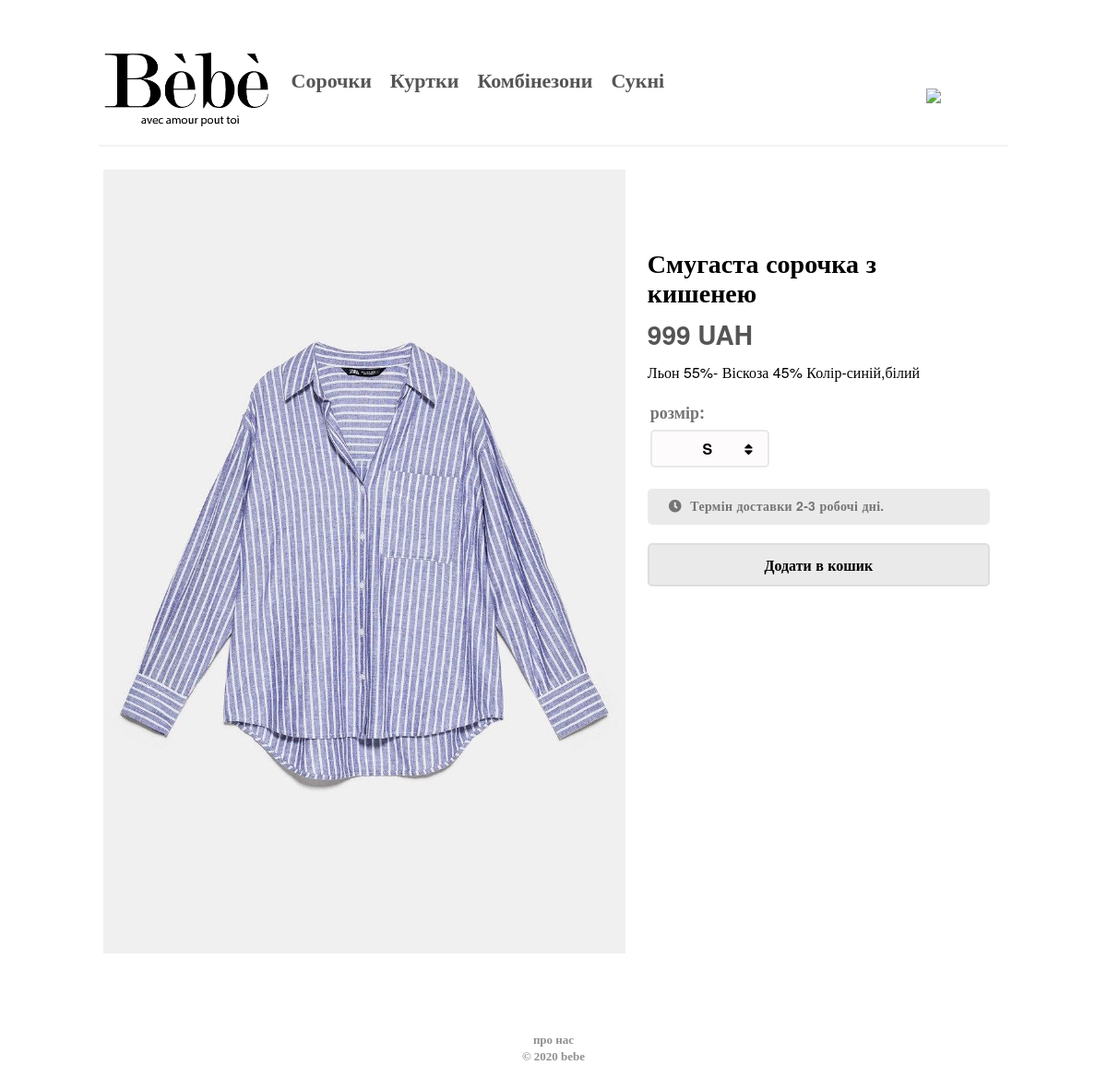
Page /product.php?id=40 on the committed database.
### tables this page shows
CREATE TABLE `products_categories` (
  `id` int(10) UNSIGNED NOT NULL,
  `name` varchar(1024) DEFAULT NULL,
  `url` varchar(1024) DEFAULT NULL,
  `description` varchar(1024) DEFAULT NULL
);

CREATE TABLE `products` (
  `id` int(10) UNSIGNED NOT NULL,
  `rating` int(11) DEFAULT '0',
  `hit_sales` int(11) DEFAULT '0',
  `availability` int(11) DEFAULT NULL,
  `name` varchar(1024) NOT NULL,
  `price` int(11) NOT NULL,
  `img` varchar(1024) NOT NULL,
  `description` text,
  `category` int(11) NOT NULL DEFAULT '0'
);

### product.php (the view, shortened to what this page needs)
<?php
require "elements/db.php";
$id = (int)$_GET['id'];
$select = mysqli_query($connect,"SELECT * FROM products WHERE id = '$id'");
$row = mysqli_fetch_array($select);
?>
<!DOCTYPE html>
<html>
<head>
    <?php require_once "elements/header.php";?>
</head>
<body>
  <?php require "elements/menu.php"; ?>
  <div id="rs_allpage">
    <div id="rs_body">
      <div style="padding-top: 10px;  vertical-align: top;">
        <div style="display: inline-block;" class="product_block_left">
    <main class="main-cont">
      <section>
        <div class="prod-pics-sect">
          <div class="main-prod-cont">
            <img src="<?php echo '/files/'.$row['img'].'';?>" class="current" style="width:100%; padding: 0px; cursor: pointer;">
          </div>
        </div>
      </section>
    </main>
        </div>
        <div style="display: inline-block; vertical-align: top;" class="product_block_right">
          <div style="font-family: 'Helvetica Neue'; display: inline-block;" class="product_block_right-in">
            <div style="font-weight: bold; font-size: 28px; line-height: 32px; vertical-align: middle;"><?php echo $row['name'];?>
          </div>
            <div style="font-weight: bold; font-size: 28px; line-height: 60px; color: #555;"><?php echo $row['price'];?> UAH
          </div>
            <div style="font-weight: ; font-size: 16px; line-height: 22px; padding-top: 0px; width: 300px;">
              <?php echo $row['description'];?>
            </div>
            <table style="margin-top: 20px;">
              <tbody><tr>
                <td>
    <div style="font-weight: bold;font-size: 18px;line-height: 18px;margin-top: 0px;color: #757575;-webkit-font-smoothing: antialiased;">розмір:</div>
           <div class="select-style">
    <select name="size" id="input-size">
      <option value="S">S</option>
    </select><i class="fas fa-sort" style="margin-left: -20px;"></i>
  </div>
  </td>
</tr>
</tbody></table>
 <div style="margin-top:20px; background: #cccccc6b; border-radius: 5px; padding: 0px 20px 10px 20px;">
  <table style="width: 100%; padding-top: 8px;">
    <tbody><tr>
      <td>
        <div style="-webkit-font-smoothing: antialiased; letter-spacing: 0.3px; font-size: 14px;line-height: 15px;color: #757575;padding-left: 0px; font-weight: bold;">
        <i class="fas fa-clock" style="padding-right: 5px;"></i> Термін доставки 2-3 робочі дні.</div>
      </td>
    </tr>
  </tbody></table>
      </div>
  <div id="add-to-cart" class="add-to-cart button-big"  data-id="<?= $id;?>" data-size="S">Додати в кошик</div>
  </div>
  </div>
      </div>
   </div>
 </div>
<?php require "elements/footer.php"; ?>
</body>
</html>

### elements/menu.php
<div style="width: 100%; ">
      <div id="rs_allpage" style="margin-top: 0px!important; padding-top: 15px;">
      <div style="margin: 10px 10px 0px 10px; padding: 0px 5px 15px 5px; vertical-align: top; border-bottom: 2px solid #f3f3f3;" class="mobile_menu">
        <div style="width: 90%; display: inline-block; height: 40px; margin-top: 9px; text-align: left;">
              <a href="/">
                <img width="180px" src="/files/logo.png">
              </a>
<?php
  $select = mysqli_query($connect,"SELECT * FROM products_categories ORDER BY id");
  for($i = 0;$i < mysqli_num_rows($select);$i++){
    $row_menu = mysqli_fetch_array($select);
  echo '<a style="vertical-align: bottom;" href="/'.$row_menu["url"].'"><div style="font-weight: bold; font-size: 22px; line-height: 20px;margin-bottom: 5%; margin-top: 4px; margin-left: 20px; color: #555; display: inline-block; vertical-align: top;" class="menu_infotext">'.$row_menu["name"].'</div></a>';
  }
  ?>
        </div>
         <div style="width: 9%; display: inline-block; height: 40px; margin-top: 9px; text-align: left;">
          <a href="/cart.php" style="vertical-align: bottom;">
            <img src="//spheresclothing.com/core/elements/basket-icon.svg" style="width: 32px;margin-bottom: 30%; margin-left: 10px; padding-right: 15px;">
          </a>
        </div>
      </div>
  </div></div>

### css/style.css (style rules this page uses)
a { text-decoration: none; color: #333; }
.select-style { margin-top: 10px; width: 125px; border: 2px solid #cccccc6b; border-radius: 5px; overflow: hidden; background: rgb(253, 251, 251); }
.select-style select { padding: 7px 15px; font-size: 16px; text-align: center; outline: none; -webkit-font-smoothing: antialiased; text-align: center; font-weight: bold; font-family: 'Helvetica Neue', bold; width: 120px; border: none; box-shadow: none; background: transparent; background-image: none; -webkit-appearance: none; }
.button-big { padding: 10px 20px; margin-top: 20px; font-size: 16px; border-radius: 5px; outline: none; border: 2px solid #cccccc6b; -webkit-font-smoothing: antialiased; background: #cccccc6b; text-align: center; font-weight: bold; font-family: 'Helvetica Neue', bold; }
.mobile_menu { display: block; }
#rs_allpage { display: table; margin: 0 auto; margin-top: 15px; }
@media only screen and (min-width: 0px) { #rs_allpage { width: 100%; font-size: 15px; } }
@media only screen and (min-width: 0px) { #rs_body { padding: 0 15px 0px 15px; vertical-align: top; } }
@media only screen and (min-width: 0px) { img { max-width: 100%; } }
#rs_allpage { width: 85%; }
body { -webkit-font-smoothing: antialiased; }
.product_block_left { width: 100%; }
.product_block_right { width: 100%; }
.product_block_right-in { padding-left: 0px; padding-top: 25px;width: 100%; }
.menu_infotext { display: none!important; }
.product_block_left { width: 58%; }
.product_block_right { width: 38%; }
.product_block_right-in { padding-left: 20px; padding-top: 85px; }
.menu_infotext { display: inline-block!important; }

### rows in the picture
products_categories: name "Сорочки"
products_categories: name "Куртки"
products_categories: name "Комбінезони"
products_categories: name "Сукні"
products: img (picture), name "Смугаста сорочка з кишенею", price "999", description "Льон 55%- Віскоза 45% Колір-синій,білий"
